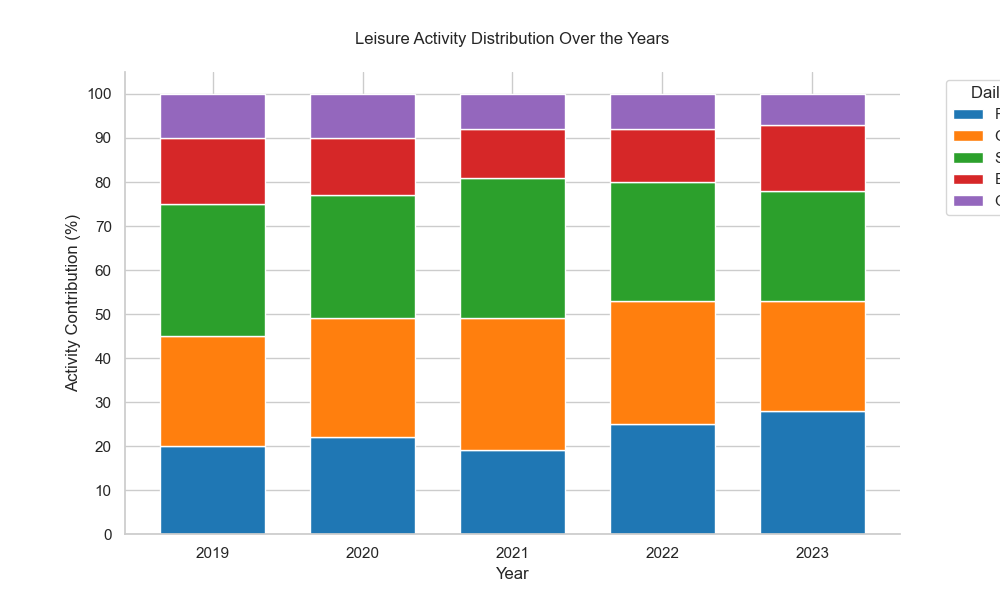

Write Python code to recreate this figure.

import pandas as pd
import matplotlib.pyplot as plt
import seaborn as sns

data = [
    {'Year': 2019, 'Reading (%)': 20, 'Gaming (%)': 25, 'Sleeping (%)': 30, 'Eating (%)': 15, 'Other (%)': 10},
    {'Year': 2020, 'Reading (%)': 22, 'Gaming (%)': 27, 'Sleeping (%)': 28, 'Eating (%)': 13, 'Other (%)': 10},
    {'Year': 2021, 'Reading (%)': 19, 'Gaming (%)': 30, 'Sleeping (%)': 32, 'Eating (%)': 11, 'Other (%)': 8},
    {'Year': 2022, 'Reading (%)': 25, 'Gaming (%)': 28, 'Sleeping (%)': 27, 'Eating (%)': 12, 'Other (%)': 8},
    {'Year': 2023, 'Reading (%)': 28, 'Gaming (%)': 25, 'Sleeping (%)': 25, 'Eating (%)': 15, 'Other (%)': 7}
]

df = pd.DataFrame(data)
df.set_index('Year', inplace=True)
df_normalized = df.div(df.sum(axis=1), axis=0) * 100

colors = ['#1f77b4', '#ff7f0e', '#2ca02c', '#d62728', '#9467bd']

sns.set_style('whitegrid')
plt.figure(figsize=(10, 6))

bottom = None
bar_width = 0.7
for (columnName, columnData), color in zip(df_normalized.iteritems(), colors):
    plt.bar(df_normalized.index, columnData, bottom=bottom, color=color, label=columnName, edgecolor='white', width=bar_width)
    bottom = columnData if bottom is None else bottom + columnData

plt.legend(title="Daily Activity", bbox_to_anchor=(1.05, 1), loc='upper left')

plt.title('Leisure Activity Distribution Over the Years', pad=20)
plt.xlabel('Year')
plt.ylabel('Activity Contribution (%)')
plt.yticks(range(0, 101, 10))
plt.xticks(df_normalized.index)
sns.despine()

plt.show()
